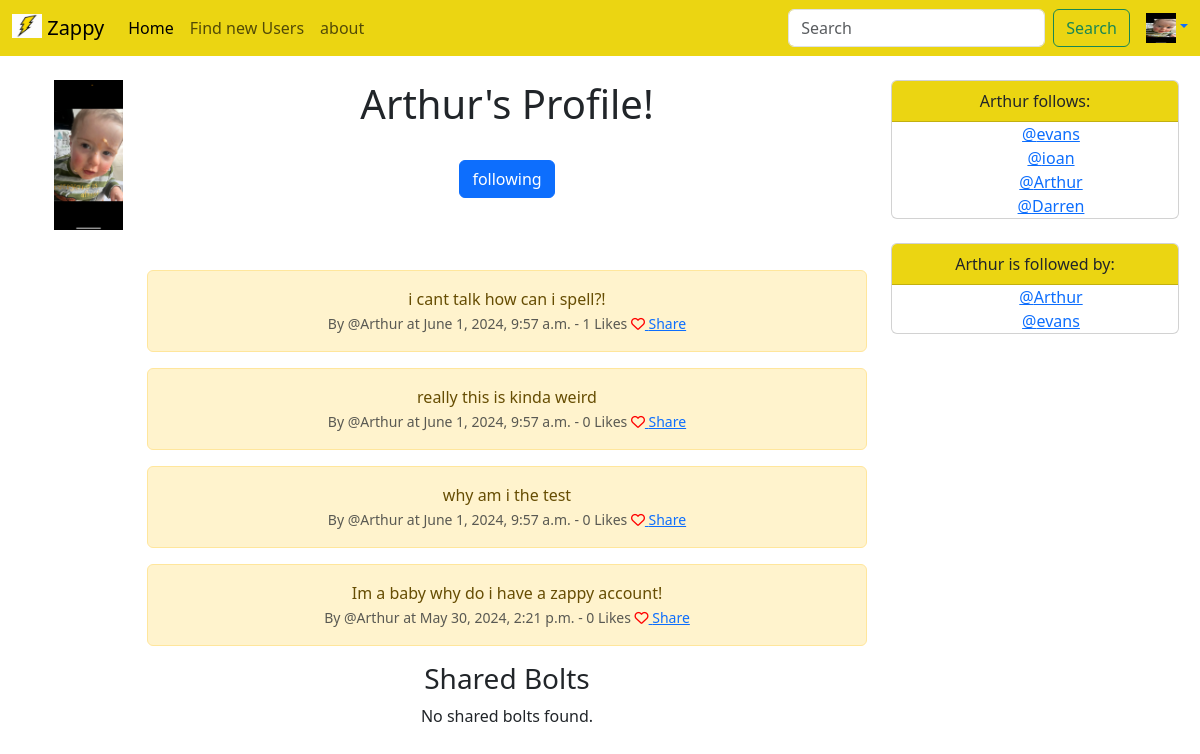
/profile/9 (signed in), run on the app's committed database.
### Tclone/models.py (models this page shows, shortened)
class Profile(models.Model):
    user = models.OneToOneField(User, on_delete=models.CASCADE)
    follows = models.ManyToManyField("self", related_name="followed_by", symmetrical=False, blank=True)
    profile_image= models.ImageField(null=True,blank=True,upload_to="images/")
    data_modified = models.DateTimeField(User, auto_now=True)
    def __str__(self):
        return self.user.username

class Bolt(models.Model):
    user = models.ForeignKey(
        User, related_name='bolts',
        on_delete=models.DO_NOTHING
        )
    body = models.CharField(max_length=250)
    created_at = models.DateTimeField(auto_now_add=True)
    likes = models.ManyToManyField(User, related_name="BoltLikes")
    def get_number_likes(self):
        return self.likes.count()

### Tclone/views.py (the view)
# urls.py: path('profile/<str:pk>', views.profile, name="profile"),
def profile(request, pk):
    if request.user.is_authenticated:
        context_dict = {}
        profile = Profile.objects.get(user=pk)
        bolts = Bolt.objects.filter(user=pk).order_by("-created_at")
        shared_bolts = SharedBolt.objects.filter(user=pk).select_related('bolt')
        context_dict['profile'] = profile
        context_dict['bolts'] = bolts
        context_dict['shared_bolts'] = shared_bolts
        if request.method == 'POST':
            if 'follow_user' in request.POST:
                request.user.profile.follows.add(profile)
            elif 'unfollow_user' in request.POST:
                request.user.profile.follows.remove(profile)
    return render(request, 'profile.html',context=context_dict)

### Tclone/templates/profile.html (shortened to what this page needs)
{% extends 'base.html' %}
{% load static %}
{% block content %}
<html>
    {% if user.is_authenticated %}
        <div class="container text-center">
            <div class="row">
                <div class="col-1 text-right">
                    {% if profile.profile_image %}
                        <img src="{{ profile.profile_image.url }}" class="img-fluid">
                    {% else %}
                        <img src="{% static 'images/blankprofile.jpg' %}" class="img-fluid">
                    {% endif %}
                </div>
                <div class="col-8">
                    <h1>{{ profile.user }}'s Profile!</h1>
                    <br>
                    <body>
                        <form method="post" action="{% url 'profile' profile.user.id %}">
                            {% if profile in user.profile.follows.all %}
                                <button class="btn btn-primary " type="submit">following</button>
                            {% else %}
                                <input type="hidden" name="follow_user" value="{{ profile_user.id }}">
                                <button class="btn btn-primary" type="submit">follow</button>
                            {% endif %}
                        </form>
                        <br/><br/><br/>
                        {% if bolts %}
                            {%for bolt in bolts %}
                                <div class="alert alert-warning" role="alert">
                                    {{bolt.body}}<br/>
                                    <small class="text-muted">
                                        By @{{bolt.user}} at {{bolt.created_at}} - {{bolt.get_number_likes}} Likes
                                        {% if user in bolt.likes.all %}
                                            <a href="{% url 'bolt_like' bolt.id %}">
                                                <i class="fa-solid fa-heart" style="color:red"></i>
                                            </a>
                                        {% else %}
                                            <a href="{% url 'bolt_like' bolt.id %}">
                                                <i class="fa fa-heart-o" style="color:red"></i>
                                            </a>
                                        {% endif %}
                                        <a href="{% url 'bolt_share' bolt.id %}">Share</a>
                                    </small>
                                </div>
                            {% endfor %}
                        {% endif %}
                        <h3>Shared Bolts</h3>
                        {% if shared_bolts %}
                            {% for shared_bolt in shared_bolts %}
                                <div class="alert alert-info" role="alert">
                                    {{ shared_bolt.bolt.body }}<br/>
                                    <small class="text-muted">
                                        Shared by @{{ shared_bolt.user.username }}<br/>
                                        Shared {{ shared_bolt.bolt.created_at }} - Originally by @{{ shared_bolt.bolt.user.username }}  - {{ shared_bolt.bolt.get_number_likes }} Likes
                                        {% if user in shared_bolt.bolt.likes.all %}
                                            <a href="{% url 'bolt_like' shared_bolt.bolt.id %}">
                                                <i class="fa-solid fa-heart" style="color:red"></i>
                                            </a>
                                        {% else %}
                                            <a href="{% url 'bolt_like' shared_bolt.bolt.id %}">
                                                <i class="fa fa-heart-o" style="color:red"></i>
                                            </a>
                                        {% endif %}
                                    </small>
                                </div>
                            {% endfor %}
                        {% else %}
                            <p>No shared bolts found.</p>
                        {% endif %}
                    </body>
                </div>
                <div class="col-3">
                    <body>
                        <div class="card" style="width: 18rem;">
                            <div class="card-header" style="background-color: #ebd512;">
                                {{ profile.user }} follows:
                            </div>
                            {% if profile.follows %}
                                <ul class="list-group list-group-flush">
                                    <ul>
                                        {% for followed_user in profile.follows.all %}
                                            <a href="{% url 'profile' followed_user.user.id %}">@{{ followed_user }}</a></br>
                                        {% endfor %}
                                    </ul>
                                </ul>
                            {% else %}
                                <p>{{profile.user}} are not following anyone yet.</p>
                            {% endif %}
                        </div>
                        <div class="card " style="width: 18rem;">
                            <div class="card-header" style="background-color: #ebd512;">
                                {{ profile.user }} is followed by:</br>
                            </div>
                            {% if profile.follows %}
                                <ul class="list-group list-group-flush">
                                    <ul>
                                        {% for followed_user in profile.followed_by.all %}
                                        <a href="{% url 'profile' followed_user.user.id %}">@{{ followed_user }}</a></br>
                                        {% endfor %}
                                    </ul>
                            {% else %}
                                <p>{{profile.user}} is not followed by anyone yet.</p>
                            {% endif %}
                        </div>
                    </body>
                </div>
            </div>
        </div>
    {% else %}
        <div class="alert alert-warning" role="alert">
            You must be logged in to see this page.
            <a href="login">Login</a>
        </div>
    {% endif %}
</html>
{% endblock %}

### Tclone/templates/navbar.html (shortened to what this page needs)
{% load static %}
<nav class="navbar navbar-expand-lg navbar-light" style="background-color: #ebd512;">
    <div class="container-fluid">
      <a class="navbar-brand" href="/"><img src="{% static 'images/logo.jpg' %}" alt="Logo" width="30" height="24" class="d-inline-block align-text-top">
        Zappy</a>
      <div class="collapse navbar-collapse" id="navbarSupportedContent">
        <ul class="navbar-nav me-auto mb-2 mb-lg-0">
          <li class="nav-item">
            <a class="nav-link active" aria-current="page" href="/">Home</a>
          </li>
          <li class="nav-item">
            <a class="nav-link" href="{% url 'profile_list' %}">Find new Users</a>
          </li>
          <li class="nav-item">
            <a class="nav-link" href="about">about</a>
          </li>
        </ul>
        <form class="d-flex me-3" role="search">
          <input class="form-control me-2" type="search" placeholder="Search" aria-label="Search">
          <button class="btn btn-outline-success" type="submit">Search</button>
        </form>
        {% if user.is_authenticated %}
          {% if user.profile.profile_image %}
            <a class="dropdown-toggle" role="button" data-bs-toggle="dropdown" aria-expanded="false"> <img src="{{ user.profile.profile_image.url }}" alt="" width="30" height="30"></a>
          {% else %}
          <a class="dropdown-toggle" role="button" data-bs-toggle="dropdown" aria-expanded="false"> <img src="{% static 'images/blankprofile.jpg' %}" alt="" width="30" height="30"></a>
          {% endif %}
        {% else %}
          <a class="dropdown-toggle" role="button" data-bs-toggle="dropdown" aria-expanded="false"> <img src="{% static 'images/blankprofile.jpg' %}" alt="" width="30" height="30"></a>
            <ul class="dropdown-menu dropdown-menu-end">
              <li><a href="login">Login</a></li>
            </ul>
        {% endif %}
      </div>
    </div>
  </nav>

### data on the page
Profile: profile_image (picture), user "Arthur", user.username "Arthur"
Bolt: body "i cant talk how can i spell?!", user "Arthur", created_at "June 1, 2024, 9:57 a.m.", get_number_likes "1"
Bolt: body "really this is kinda weird", user "Arthur", created_at "June 1, 2024, 9:57 a.m.", get_number_likes "0"
Bolt: body "why am i the test", user "Arthur", created_at "June 1, 2024, 9:57 a.m.", get_number_likes "0"
Bolt: body "Im a baby why do i have a zappy account!", user "Arthur", created_at "May 30, 2024, 2:21 p.m.", get_number_likes "0"
Profile: user.username "evans"
Profile: user.username "ioan"
Profile: user.username "Darren"
